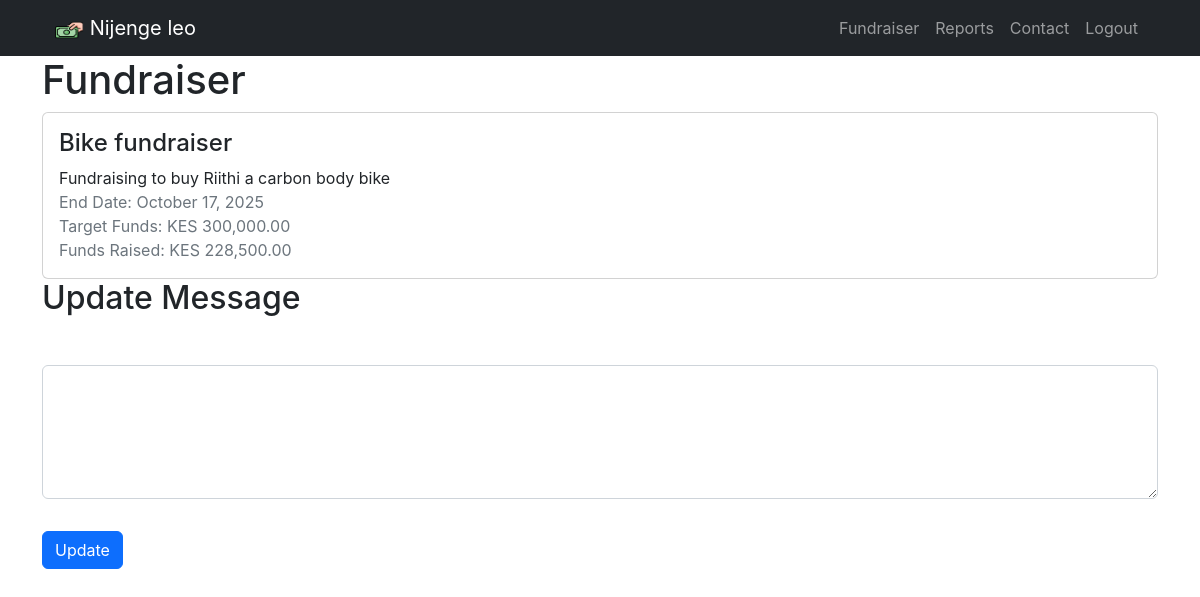
/fundraiser (signed in), run on the app's committed database.
### models.py (models this page shows, shortened)
class Fundraiser(db.Model):
    id = db.Column(db.Integer, primary_key=True)
    user_id = db.Column(db.Integer, db.ForeignKey('user.id'), nullable=False)
    name = db.Column(db.String, nullable=False)
    description = db.Column(db.String)
    end_date = db.Column(db.DateTime, nullable=False)
    target_funds = db.Column(db.Integer, nullable=False)
    user = db.relationship('User', backref=db.backref('fundraisers', lazy=True))
    @property
    def funds_raised(self):
        total = (
            db.session.query(func.sum(Contribution.amount))
            .filter_by(fundraiser_id=self.id)
            .scalar()
        )
        return total or 0

### app.py (the view)
@app.route("/fundraiser", methods=["GET", "POST"])
@login_required  # Decorator to check for login status
def fundraiser():
    if has_active_fundraiser():
        user_fundraiser = Fundraiser.query.filter_by(user_id=g.user.id).first()
        print("Fundraiser ID:", user_fundraiser.id)  # Print the fundraiser ID
        return render_template(
            "fundraiser_success.html",
            fundraiser_id=user_fundraiser.id,
            fundraiser=user_fundraiser,
        )
    else:
        return create_fundraiser()

### app.py (called while the page is built)
@app.template_filter("currency_format")
def currency_format(value):
    formatted_value = f"KES {value:,.2f}"  # Format as KES with thousands separator and 2 decimal places
    return formatted_value

### models.py (called while the page is built)
def login_required(func):
    @wraps(func)
    def decorated_function(*args, **kwargs):
        if 'user_id' not in session:
            return redirect(url_for('login'))
        g.user = User.query.get(session['user_id'])  # Retrieve user information
        return func(*args, **kwargs)
    return decorated_function

def has_active_fundraiser():
    if "user_id" in session:  # Ensure user is logged in
        user_fundraiser = Fundraiser.query.filter_by(user_id=session["user_id"]).first()
        if user_fundraiser:
            return user_fundraiser.id
    return None

### templates/fundraiser_success.html (shortened to what this page needs)
{% extends "layout.html" %}
{% block content %}
<link rel="stylesheet" href="https://cdnjs.cloudflare.com/ajax/libs/toastr.js/latest/toastr.min.css">
<div class="container">
  <h1>Fundraiser</h1>
  <div class="card">
    <div class="card-body">
      <h4 class="card-title">{{ fundraiser.name }}</h4>
      <p class="card-text">{{ fundraiser.description }}</p>
      <p class="text-muted">
        End Date: {{ fundraiser.end_date.strftime("%B %d, %Y") }}<br>
        Target Funds: {{ fundraiser.target_funds | currency_format }}<br>
        Funds Raised: <span id="funds-raised">{{ fundraiser.funds_raised | currency_format }}</span>
      </p>
    </div>
  </div>
  <h2>Update Message</h2>
  <form method="POST" action="/fundraiser_success/{{ fundraiser.id }}">
    <div class="form-group">
        <label for="message"></label><textarea class="form-control" id="message" name="message" rows="5"></textarea>
    </div>
    <button id="update-button" type="submit" class="btn btn-primary">Update</button>
  </form>
</div>
{% endblock %}

### data on the page
Fundraiser: name "Bike fundraiser", description "Fundraising to buy Riithi a carbon body bike", end_date "October 17, 2025", target_funds "KES 300,000.00"

### other printed values
{{ fundraiser.funds_raised | currency_format }} "KES 228,500.00"
